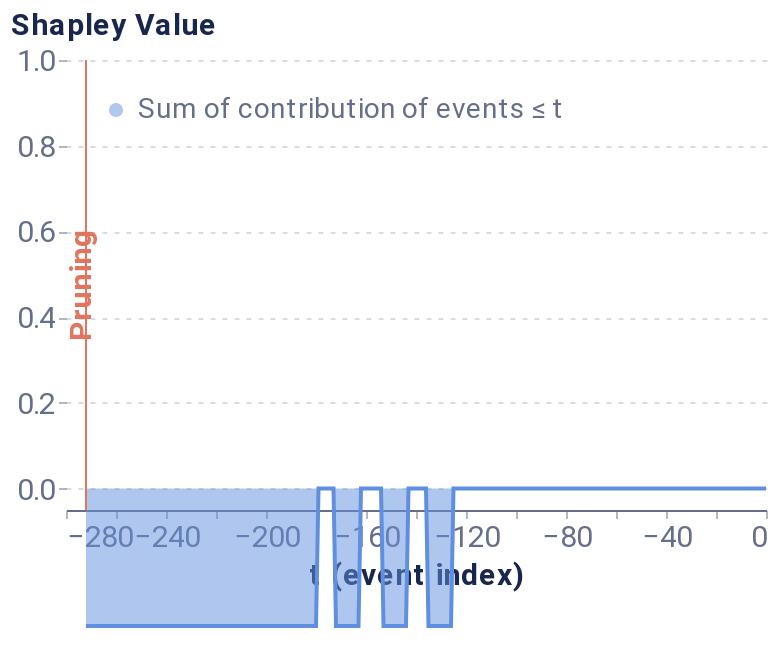

This figure's notebook cell:
### Markdown cell above
### Individual Plots

#### Local Plots

### Code cell
from timeshap.explainer import local_pruning
from timeshap.plot import plot_temp_coalition_pruning

pruning_dict = {'tol': 0,}
coal_plot_data, coal_prun_idx = local_pruning(f, random_sequence, pruning_dict, average_event)
# coal_prun_idx is in negative terms
pruning_idx = random_sequence.shape[1] + coal_prun_idx

pruning_plot = plot_temp_coalition_pruning(coal_plot_data, coal_prun_idx, plot_limit=280)
pruning_plot

### Figure 1 — Vega-Lite specification as saved in the notebook (floating-point values rounded to 4 significant figures; data arrays with more than 128 entries replaced by an {"elided": "..."} marker saying what was removed)
{"config": {"axis": {"domain": true, "domainColor": "#666F89", "grid": false, "gridCap": "round", "gridColor": "#B3B7C4", "gridDash": [2, 4], "gridWidth": 0.5, "labelColor": "#666F89", "labelFont": "Roboto, Arial, sans-serif", "labelPadding": 2, "tickColor": "#666F89", "tickOpacity": 0.5, "tickSize": 4, "titleColor": "#19274E", "titleFont": "Roboto, Arial, sans-serif", "titleFontSize": 12}, "axisBand": {"domain": true, "labelPadding": 4, "ticks": false}, "axisY": {"domain": false, "titleAlign": "left", "titleAngle": 0, "titleX": -20, "titleY": -10}, "legend": {"labelColor": "#666F89", "labelFont": "Roboto, Arial, sans-serif", "labelFontSize": 12, "symbolSize": 40, "titleColor": "#19274E", "titleFont": "Roboto, Arial, sans-serif", "titleFontSize": 12, "titlePadding": 4}, "arc": {"stroke": "#FFFFFF", "strokeWidth": 1}, "bar": {"fill": "#2770EB", "stroke": null}, "line": {"stroke": "#2770EB", "strokeWidth": 2}, "path": {"stroke": "#2770EB", "strokeWidth": 0.5}, "point": {"fill": "#2770EB", "shape": "circle", "filled": true}, "rect": {"fill": "#2770EB"}, "rule": {"stroke": "#666F89"}, "shape": {"stroke": "#2770EB"}, "text": {"color": "#19274E", "font": "Roboto, Arial, sans-serif", "fontSize": 12}, "range": {"category": ["#2770EB", "#77B98A", "#DA5252", "#FFC400", "#A87AEA", "#00A39E", "#19274E"], "diverging": ["#006360", "#2BB3AE", "#96D9D7", "#FFFFFF", "#EDAAAA", "#DA5252", "#811D1D"], "heatmap": ["#18448F", "#1B4EA5", "#2770EB", "#4C88EE", "#82ACF3", "#A6C4F7", "#E9F1FD"], "ramp": ["#18448F", "#1B4EA5", "#2770EB", "#4C88EE", "#82ACF3", "#A6C4F7", "#E9F1FD"]}, "background": "#FFFFFF", "group": {"fill": "#FFFFFF"}, "header": {"labelColor": "#19274E", "labelFont": "Roboto, Arial, sans-serif", "labelFontSize": 12, "titleColor": "#19274E", "titleFont": "Roboto, Arial, sans-serif", "titleFontSize": 16}, "title": {"anchor": "start", "color": "#19274E", "font": "Roboto, Arial, sans-serif", "fontSize": 20, "fontWeight": "bold", "offset": 20, "subtitleColor": "#19274E", "subtitleFontSize": 16}, "view": {"continuousHeight": 300, "continuousWidth": 400, "stroke": "transparent"}}, "layer": [{"mark": {"type": "area", "opacity": 0.5}, "encoding": {"color": {"field": "Coalition", "legend": {"fillColor": "white", "labelFontSize": 14, "labelLimit": 0, "orient": "top-left", "symbolSize": 50, "symbolStrokeWidth": 0, "title": null}, "scale": {"domain": ["Sum of contribution of events ≤ t"], "range": ["#618FE0"]}, "type": "nominal"}, "x": {"axis": {"labelFontSize": 15, "title": "t (event index)", "titleFontSize": 15}, "field": "t (event index)", "type": "quantitative"}, "y": {"axis": {"grid": true, "labelFontSize": 15, "titleFontSize": 15, "titleX": -28}, "field": "Shapley Value", "scale": {"domain": [-0.05, 1]}, "type": "quantitative"}}}, {"mark": "line", "encoding": {"color": {"field": "Coalition", "legend": {"fillColor": "white", "labelFontSize": 14, "labelLimit": 0, "orient": "top-left", "symbolSize": 50, "symbolStrokeWidth": 0, "title": null}, "scale": {"domain": ["Sum of contribution of events ≤ t"], "range": ["#618FE0"]}, "type": "nominal"}, "x": {"axis": {"labelFontSize": 15, "title": "t (event index)", "titleFontSize": 15}, "field": "t (event index)", "type": "quantitative"}, "y": {"axis": {"grid": true, "labelFontSize": 15, "titleFontSize": 15, "titleX": -28}, "field": "Shapley Value", "scale": {"domain": [-0.05, 1]}, "type": "quantitative"}}}, {"data": {"name": "data-0d80ef9f9cbbe7d446f1620e7db0fdc0"}, "mark": {"type": "rule", "color": "#E17560"}, "encoding": {"x": {"field": "x", "type": "quantitative"}}}, {"data": {"name": "data-be753f317ab609e8c2e99cfa0fe3dc62"}, "mark": {"type": "text", "angle": 270, "color": "#E17560", "fontSize": 15, "fontWeight": "bold", "text": "Pruning"}, "encoding": {"x": {"field": "x", "type": "quantitative"}}}], "data": {"name": "data-e69cfc8597f2dee5ee0886a71d8e4c2f"}, "height": 225, "width": 350, "$schema": "https://vega.github.io/schema/vega-lite/v4.17.0.json", "datasets": {"data-e69cfc8597f2dee5ee0886a71d8e4c2f": {"elided": "546 records"}, "data-0d80ef9f9cbbe7d446f1620e7db0fdc0": [{"x": -272}], "data-be753f317ab609e8c2e99cfa0fe3dc62": [{"x": -274}]}}
